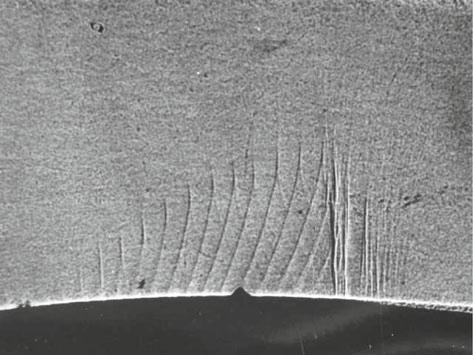
#> input picture python/transonic.jpeg, 473 x 355 px
$ jupyter execute Untitled.ipynb
#> lines starting #> are read from the running program, lines starting #| are printed output that depends on the picture; after the words box and inside, x2 and y2 are one past the last pixel; in counts of white or black regions, pixels touching at a corner belong together
[cell 1]
import cv2
import numpy as np
import matplotlib.pyplot as plt

# Step 1: Load the grayscale image
image = cv2.imread('transonic.jpeg', cv2.IMREAD_GRAYSCALE)
#> image: shape (355, 473); min 37, max 255, mean 136.8

# Step 2: Apply Gaussian Blur to reduce noise
blurred = cv2.GaussianBlur(image, (5, 5), 0)

# Step 3: Crop the bottom region (adjust 0.8 as needed)
height, width = blurred.shape
#> height = 355; width = 473
bottom_region = blurred[int(height * 0.8):, :]  # Bottom 20% of the image
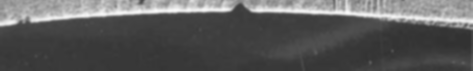
#> bottom_region: shape (71, 473); min 49, max 250, mean 91

# Step 4: Apply edge detection (Canny)
edges = cv2.Canny(bottom_region, threshold1=50, threshold2=150)
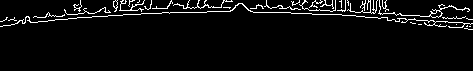
#> edges: shape (71, 473); 4.9% white in thin lines or dots, all inside (x1, y1, x2, y2) = (0, 0, 473, 30)

# Step 5: Extract the lowest line
height, width = edges.shape
#> height = 71
max_height = np.zeros(width)
#> max_height = 473 values from 0 to 0

# Find the lowest edge pixel for each column
for h in range(height - 1, -1, -1):  # Iterate from bottom to top
    for w in range(width):
        if edges[h, w] != 0 and max_height[w] == 0:  # First non-zero pixel
            max_height[w] = h

# Step 6: Create a blank mask to draw the lowest line
lowest_line_mask = np.zeros_like(edges)

# Draw the lowest line
for w, h in enumerate(max_height):
    if h > 0:  # Only draw for valid heights
        lowest_line_mask[int(h), w] = 255
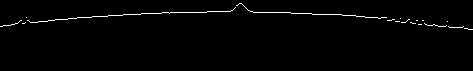
#> lowest_line_mask: shape (71, 473); 1.4% white in thin lines or dots, all inside (x1, y1, x2, y2) = (0, 3, 473, 30)

# Step 7: Display results
plt.figure(figsize=(10, 5))
plt.subplot(1, 3, 1)
plt.title("Original Image")
plt.imshow(image, cmap='gray')

plt.subplot(1, 3, 2)
plt.title("Edges in Bottom Region")
plt.imshow(edges, cmap='gray')

plt.subplot(1, 3, 3)
plt.title("Lowest Line")
plt.imshow(lowest_line_mask, cmap='gray')

plt.tight_layout()
plt.savefig("lowest_line.png", dpi=300, bbox_inches='tight', transparent=True)
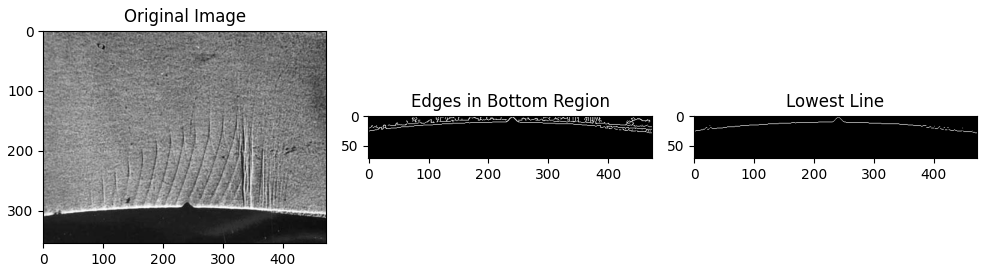
#> figure drawn by matplotlib, 3 panels
plt.show()

[cell 2]
height, width = edges.shape
max_height = np.zeros(width)
#> max_height = 473 values from 0 to 0
for h in range(height-1,-1,-1):
    for w, value in enumerate(edges[h]):
        if (edges[h][w] != 0) and (max_height[w] == 0.0):
            max_height[w] = h

[cell 3]
width = len(max_height)
max_max_height = max(max_height)
#> max_max_height = 29
for i, height in enumerate(max_height):
    if i != 0 and i != width:
        print(f"Point({i+4}) = {{{i/width-0.5}, {(max_max_height-height)/width-0.5}, 0 , gridsize}};")

[cell 4]
string = ""
for i in range(5,477):
    string += f"{i}, "
string

[cell 5]
import numpy as np

# Parameters for the mesh
num_layers = 10           # Number of vertical layers
vertical_spacing = 5       # Spacing between layers (in pixels or model units)
width = len(max_height)    # Number of columns in the profile

# Initialize a list to store the mesh points
mesh_points = []

# Generate the mesh points
for layer in range(num_layers):
    for x, base_y in enumerate(max_height):
        if base_y > 0:  # Valid profile point
            y = base_y + layer * vertical_spacing
            mesh_points.append((x, y, layer))  # Append (x, y, z) coordinates

# Save the mesh to a file (e.g., .txt or .msh)
with open("geomesh.txt", "w") as file:
    file.write("X Y Z\n")  # Header
    for point in mesh_points:
        file.write(f"{point[0]} {point[1]} {point[2]}\n")

print(f"Mesh file 'geomesh.txt' created with {len(mesh_points)} points.")

[cell 6]
import matplotlib.pyplot as plt

# Extract x, y, and z coordinates for visualization
x_coords = [p[0] for p in mesh_points]
y_coords = [p[1] for p in mesh_points]
z_coords = [p[2] for p in mesh_points]

plt.figure(figsize=(10, 5))
plt.scatter(x_coords, y_coords, c=z_coords, cmap='viridis', s=10)
plt.title("Generated Geomesh")
plt.xlabel("X")
plt.ylabel("Y")
plt.colorbar(label="Layer (Z)")
plt.show()
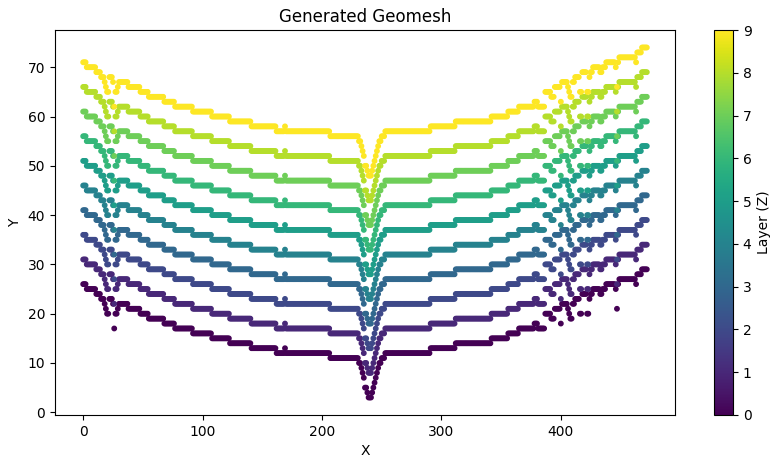
#> figure drawn by matplotlib, 2 panels
